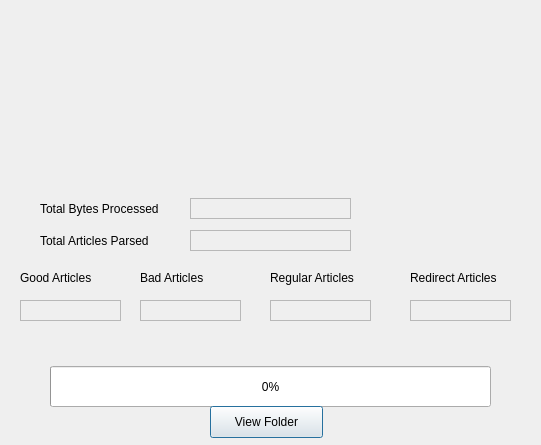
<?xml version="1.0" encoding="UTF-8"?>
<ui version="4.0">
 <class>progresswindow</class>
 <widget class="QDialog" name="progresswindow">
  <property name="geometry">
   <rect>
    <x>0</x>
    <y>0</y>
    <width>541</width>
    <height>445</height>
   </rect>
  </property>
  <property name="windowTitle">
   <string>Parsing Information</string>
  </property>
  <widget class="QProgressBar" name="progressBar">
   <property name="geometry">
    <rect>
     <x>50</x>
     <y>366</y>
     <width>441</width>
     <height>41</height>
    </rect>
   </property>
   <property name="maximum">
    <number>100</number>
   </property>
   <property name="value">
    <number>0</number>
   </property>
  </widget>
  <widget class="QPushButton" name="pushButton">
   <property name="geometry">
    <rect>
     <x>210</x>
     <y>406</y>
     <width>113</width>
     <height>32</height>
    </rect>
   </property>
   <property name="text">
    <string>View Folder</string>
   </property>
  </widget>
  <widget class="QLabel" name="articles_parsed_label">
   <property name="geometry">
    <rect>
     <x>40</x>
     <y>230</y>
     <width>131</width>
     <height>21</height>
    </rect>
   </property>
   <property name="text">
    <string>Total Articles Parsed</string>
   </property>
  </widget>
  <widget class="QLabel" name="total_articles_parsed">
   <property name="geometry">
    <rect>
     <x>190</x>
     <y>230</y>
     <width>161</width>
     <height>21</height>
    </rect>
   </property>
   <property name="frameShape">
    <enum>QFrame::StyledPanel</enum>
   </property>
   <property name="frameShadow">
    <enum>QFrame::Plain</enum>
   </property>
   <property name="text">
    <string/>
   </property>
  </widget>
  <widget class="QLabel" name="done_label">
   <property name="geometry">
    <rect>
     <x>30</x>
     <y>343</y>
     <width>461</width>
     <height>20</height>
    </rect>
   </property>
   <property name="text">
    <string/>
   </property>
  </widget>
  <widget class="QLabel" name="good_title">
   <property name="geometry">
    <rect>
     <x>20</x>
     <y>270</y>
     <width>101</width>
     <height>16</height>
    </rect>
   </property>
   <property name="text">
    <string>Good Articles</string>
   </property>
  </widget>
  <widget class="QLabel" name="good_title_2">
   <property name="geometry">
    <rect>
     <x>140</x>
     <y>270</y>
     <width>101</width>
     <height>16</height>
    </rect>
   </property>
   <property name="text">
    <string>Bad Articles</string>
   </property>
  </widget>
  <widget class="QLabel" name="good_title_3">
   <property name="geometry">
    <rect>
     <x>270</x>
     <y>270</y>
     <width>101</width>
     <height>16</height>
    </rect>
   </property>
   <property name="text">
    <string>Regular Articles</string>
   </property>
  </widget>
  <widget class="QLabel" name="good_title_4">
   <property name="geometry">
    <rect>
     <x>410</x>
     <y>270</y>
     <width>111</width>
     <height>16</height>
    </rect>
   </property>
   <property name="text">
    <string>Redirect Articles</string>
   </property>
  </widget>
  <widget class="QLabel" name="good_label">
   <property name="geometry">
    <rect>
     <x>20</x>
     <y>300</y>
     <width>101</width>
     <height>21</height>
    </rect>
   </property>
   <property name="frameShape">
    <enum>QFrame::StyledPanel</enum>
   </property>
   <property name="frameShadow">
    <enum>QFrame::Plain</enum>
   </property>
   <property name="text">
    <string/>
   </property>
  </widget>
  <widget class="QLabel" name="bad_label">
   <property name="geometry">
    <rect>
     <x>140</x>
     <y>300</y>
     <width>101</width>
     <height>21</height>
    </rect>
   </property>
   <property name="frameShape">
    <enum>QFrame::StyledPanel</enum>
   </property>
   <property name="frameShadow">
    <enum>QFrame::Plain</enum>
   </property>
   <property name="text">
    <string/>
   </property>
  </widget>
  <widget class="QLabel" name="reg_label">
   <property name="geometry">
    <rect>
     <x>270</x>
     <y>300</y>
     <width>101</width>
     <height>21</height>
    </rect>
   </property>
   <property name="frameShape">
    <enum>QFrame::StyledPanel</enum>
   </property>
   <property name="frameShadow">
    <enum>QFrame::Plain</enum>
   </property>
   <property name="text">
    <string/>
   </property>
  </widget>
  <widget class="QLabel" name="redir_label">
   <property name="geometry">
    <rect>
     <x>410</x>
     <y>300</y>
     <width>101</width>
     <height>21</height>
    </rect>
   </property>
   <property name="frameShape">
    <enum>QFrame::StyledPanel</enum>
   </property>
   <property name="frameShadow">
    <enum>QFrame::Plain</enum>
   </property>
   <property name="text">
    <string/>
   </property>
  </widget>
  <widget class="QLabel" name="image_label">
   <property name="geometry">
    <rect>
     <x>190</x>
     <y>25</y>
     <width>221</width>
     <height>161</height>
    </rect>
   </property>
   <property name="text">
    <string/>
   </property>
  </widget>
  <widget class="QLabel" name="articles_parsed_label_2">
   <property name="geometry">
    <rect>
     <x>40</x>
     <y>198</y>
     <width>141</width>
     <height>21</height>
    </rect>
   </property>
   <property name="text">
    <string>Total Bytes Processed</string>
   </property>
  </widget>
  <widget class="QLabel" name="bytes_processed">
   <property name="geometry">
    <rect>
     <x>190</x>
     <y>198</y>
     <width>161</width>
     <height>21</height>
    </rect>
   </property>
   <property name="frameShape">
    <enum>QFrame::StyledPanel</enum>
   </property>
   <property name="frameShadow">
    <enum>QFrame::Plain</enum>
   </property>
   <property name="text">
    <string/>
   </property>
  </widget>
 </widget>
 <resources/>
 <connections/>
</ui>
